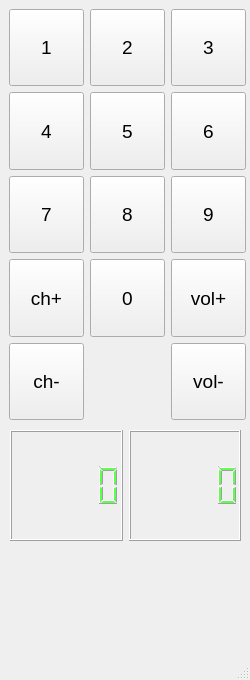
<?xml version="1.0" encoding="UTF-8"?>
<ui version="4.0">
 <class>MainWindow</class>
 <widget class="QMainWindow" name="MainWindow">
  <property name="geometry">
   <rect>
    <x>0</x>
    <y>0</y>
    <width>250</width>
    <height>680</height>
   </rect>
  </property>
  <property name="sizePolicy">
   <sizepolicy hsizetype="Fixed" vsizetype="Fixed">
    <horstretch>0</horstretch>
    <verstretch>0</verstretch>
   </sizepolicy>
  </property>
  <property name="windowTitle">
   <string>MainWindow</string>
  </property>
  <widget class="QWidget" name="centralwidget">
   <widget class="QWidget" name="gridLayoutWidget">
    <property name="geometry">
     <rect>
      <x>9</x>
      <y>9</y>
      <width>237</width>
      <height>411</height>
     </rect>
    </property>
    <layout class="QGridLayout" name="gridLayout">
     <item row="3" column="2">
      <widget class="QPushButton" name="pushButton_6">
       <property name="sizePolicy">
        <sizepolicy hsizetype="Expanding" vsizetype="Expanding">
         <horstretch>0</horstretch>
         <verstretch>0</verstretch>
        </sizepolicy>
       </property>
       <property name="font">
        <font>
         <pointsize>14</pointsize>
        </font>
       </property>
       <property name="text">
        <string>6</string>
       </property>
      </widget>
     </item>
     <item row="0" column="0">
      <widget class="QPushButton" name="pushButton">
       <property name="sizePolicy">
        <sizepolicy hsizetype="Expanding" vsizetype="Expanding">
         <horstretch>0</horstretch>
         <verstretch>0</verstretch>
        </sizepolicy>
       </property>
       <property name="font">
        <font>
         <pointsize>14</pointsize>
        </font>
       </property>
       <property name="text">
        <string>1</string>
       </property>
      </widget>
     </item>
     <item row="9" column="2">
      <widget class="QPushButton" name="pushButton_14">
       <property name="sizePolicy">
        <sizepolicy hsizetype="Expanding" vsizetype="Expanding">
         <horstretch>0</horstretch>
         <verstretch>0</verstretch>
        </sizepolicy>
       </property>
       <property name="font">
        <font>
         <pointsize>14</pointsize>
        </font>
       </property>
       <property name="text">
        <string>vol-</string>
       </property>
      </widget>
     </item>
     <item row="6" column="1">
      <widget class="QPushButton" name="pushButton_8">
       <property name="sizePolicy">
        <sizepolicy hsizetype="Expanding" vsizetype="Expanding">
         <horstretch>0</horstretch>
         <verstretch>0</verstretch>
        </sizepolicy>
       </property>
       <property name="font">
        <font>
         <pointsize>14</pointsize>
        </font>
       </property>
       <property name="text">
        <string>8</string>
       </property>
      </widget>
     </item>
     <item row="0" column="2">
      <widget class="QPushButton" name="pushButton_3">
       <property name="sizePolicy">
        <sizepolicy hsizetype="Expanding" vsizetype="Expanding">
         <horstretch>0</horstretch>
         <verstretch>0</verstretch>
        </sizepolicy>
       </property>
       <property name="font">
        <font>
         <pointsize>14</pointsize>
        </font>
       </property>
       <property name="text">
        <string>3</string>
       </property>
      </widget>
     </item>
     <item row="6" column="2">
      <widget class="QPushButton" name="pushButton_9">
       <property name="sizePolicy">
        <sizepolicy hsizetype="Expanding" vsizetype="Expanding">
         <horstretch>0</horstretch>
         <verstretch>0</verstretch>
        </sizepolicy>
       </property>
       <property name="font">
        <font>
         <pointsize>14</pointsize>
        </font>
       </property>
       <property name="text">
        <string>9</string>
       </property>
      </widget>
     </item>
     <item row="7" column="2">
      <widget class="QPushButton" name="pushButton_12">
       <property name="sizePolicy">
        <sizepolicy hsizetype="Expanding" vsizetype="Expanding">
         <horstretch>0</horstretch>
         <verstretch>0</verstretch>
        </sizepolicy>
       </property>
       <property name="font">
        <font>
         <pointsize>14</pointsize>
        </font>
       </property>
       <property name="text">
        <string>vol+</string>
       </property>
      </widget>
     </item>
     <item row="0" column="1">
      <widget class="QPushButton" name="pushButton_2">
       <property name="sizePolicy">
        <sizepolicy hsizetype="Expanding" vsizetype="Expanding">
         <horstretch>0</horstretch>
         <verstretch>0</verstretch>
        </sizepolicy>
       </property>
       <property name="font">
        <font>
         <pointsize>14</pointsize>
        </font>
       </property>
       <property name="text">
        <string>2</string>
       </property>
      </widget>
     </item>
     <item row="3" column="0">
      <widget class="QPushButton" name="pushButton_4">
       <property name="sizePolicy">
        <sizepolicy hsizetype="Expanding" vsizetype="Expanding">
         <horstretch>0</horstretch>
         <verstretch>0</verstretch>
        </sizepolicy>
       </property>
       <property name="font">
        <font>
         <pointsize>14</pointsize>
        </font>
       </property>
       <property name="text">
        <string>4</string>
       </property>
      </widget>
     </item>
     <item row="3" column="1">
      <widget class="QPushButton" name="pushButton_5">
       <property name="sizePolicy">
        <sizepolicy hsizetype="Expanding" vsizetype="Expanding">
         <horstretch>0</horstretch>
         <verstretch>0</verstretch>
        </sizepolicy>
       </property>
       <property name="font">
        <font>
         <pointsize>14</pointsize>
        </font>
       </property>
       <property name="text">
        <string>5</string>
       </property>
      </widget>
     </item>
     <item row="6" column="0">
      <widget class="QPushButton" name="pushButton_7">
       <property name="sizePolicy">
        <sizepolicy hsizetype="Expanding" vsizetype="Expanding">
         <horstretch>0</horstretch>
         <verstretch>0</verstretch>
        </sizepolicy>
       </property>
       <property name="font">
        <font>
         <pointsize>14</pointsize>
        </font>
       </property>
       <property name="text">
        <string>7</string>
       </property>
      </widget>
     </item>
     <item row="7" column="0">
      <widget class="QPushButton" name="pushButton_11">
       <property name="sizePolicy">
        <sizepolicy hsizetype="Expanding" vsizetype="Expanding">
         <horstretch>0</horstretch>
         <verstretch>0</verstretch>
        </sizepolicy>
       </property>
       <property name="font">
        <font>
         <pointsize>14</pointsize>
        </font>
       </property>
       <property name="text">
        <string>ch+</string>
       </property>
      </widget>
     </item>
     <item row="7" column="1">
      <widget class="QPushButton" name="pushButton_10">
       <property name="sizePolicy">
        <sizepolicy hsizetype="Expanding" vsizetype="Expanding">
         <horstretch>0</horstretch>
         <verstretch>0</verstretch>
        </sizepolicy>
       </property>
       <property name="font">
        <font>
         <pointsize>14</pointsize>
        </font>
       </property>
       <property name="text">
        <string>0</string>
       </property>
      </widget>
     </item>
     <item row="9" column="0">
      <widget class="QPushButton" name="pushButton_13">
       <property name="sizePolicy">
        <sizepolicy hsizetype="Expanding" vsizetype="Expanding">
         <horstretch>0</horstretch>
         <verstretch>0</verstretch>
        </sizepolicy>
       </property>
       <property name="font">
        <font>
         <pointsize>14</pointsize>
        </font>
       </property>
       <property name="text">
        <string>ch-</string>
       </property>
      </widget>
     </item>
    </layout>
   </widget>
   <widget class="QWidget" name="horizontalLayoutWidget">
    <property name="geometry">
     <rect>
      <x>10</x>
      <y>430</y>
      <width>231</width>
      <height>111</height>
     </rect>
    </property>
    <layout class="QHBoxLayout" name="horizontalLayout">
     <item>
      <widget class="QLCDNumber" name="lcdNumber_2">
       <property name="styleSheet">
        <string notr="true">color: rgb(92, 255, 73)</string>
       </property>
      </widget>
     </item>
     <item>
      <widget class="QLCDNumber" name="lcdNumber">
       <property name="styleSheet">
        <string notr="true">color: rgb(92, 255, 73)</string>
       </property>
      </widget>
     </item>
    </layout>
   </widget>
  </widget>
  <widget class="QMenuBar" name="menubar">
   <property name="geometry">
    <rect>
     <x>0</x>
     <y>0</y>
     <width>250</width>
     <height>24</height>
    </rect>
   </property>
  </widget>
  <widget class="QStatusBar" name="statusbar"/>
 </widget>
 <resources/>
 <connections>
  <connection>
   <sender>pushButton_13</sender>
   <signal>clicked()</signal>
   <receiver>MainWindow</receiver>
   <slot>chaneldown()</slot>
   <hints>
    <hint type="sourcelabel">
     <x>38</x>
     <y>429</y>
    </hint>
    <hint type="destinationlabel">
     <x>22</x>
     <y>574</y>
    </hint>
   </hints>
  </connection>
  <connection>
   <sender>pushButton_14</sender>
   <signal>clicked()</signal>
   <receiver>MainWindow</receiver>
   <slot>volumedown()</slot>
   <hints>
    <hint type="sourcelabel">
     <x>224</x>
     <y>428</y>
    </hint>
    <hint type="destinationlabel">
     <x>239</x>
     <y>575</y>
    </hint>
   </hints>
  </connection>
  <connection>
   <sender>pushButton_11</sender>
   <signal>clicked()</signal>
   <receiver>MainWindow</receiver>
   <slot>chanelup()</slot>
   <hints>
    <hint type="sourcelabel">
     <x>74</x>
     <y>344</y>
    </hint>
    <hint type="destinationlabel">
     <x>51</x>
     <y>574</y>
    </hint>
   </hints>
  </connection>
  <connection>
   <sender>pushButton_12</sender>
   <signal>clicked()</signal>
   <receiver>MainWindow</receiver>
   <slot>volumeup()</slot>
   <hints>
    <hint type="sourcelabel">
     <x>199</x>
     <y>349</y>
    </hint>
    <hint type="destinationlabel">
     <x>219</x>
     <y>575</y>
    </hint>
   </hints>
  </connection>
  <connection>
   <sender>pushButton_10</sender>
   <signal>clicked()</signal>
   <receiver>MainWindow</receiver>
   <slot>change0()</slot>
   <hints>
    <hint type="sourcelabel">
     <x>126</x>
     <y>349</y>
    </hint>
    <hint type="destinationlabel">
     <x>126</x>
     <y>570</y>
    </hint>
   </hints>
  </connection>
  <connection>
   <sender>pushButton_7</sender>
   <signal>clicked()</signal>
   <receiver>MainWindow</receiver>
   <slot>change7()</slot>
   <hints>
    <hint type="sourcelabel">
     <x>73</x>
     <y>265</y>
    </hint>
    <hint type="destinationlabel">
     <x>99</x>
     <y>573</y>
    </hint>
   </hints>
  </connection>
  <connection>
   <sender>pushButton_8</sender>
   <signal>clicked()</signal>
   <receiver>MainWindow</receiver>
   <slot>change8()</slot>
   <hints>
    <hint type="sourcelabel">
     <x>135</x>
     <y>254</y>
    </hint>
    <hint type="destinationlabel">
     <x>148</x>
     <y>591</y>
    </hint>
   </hints>
  </connection>
  <connection>
   <sender>pushButton_9</sender>
   <signal>clicked()</signal>
   <receiver>MainWindow</receiver>
   <slot>change9()</slot>
   <hints>
    <hint type="sourcelabel">
     <x>195</x>
     <y>257</y>
    </hint>
    <hint type="destinationlabel">
     <x>228</x>
     <y>602</y>
    </hint>
   </hints>
  </connection>
  <connection>
   <sender>pushButton_4</sender>
   <signal>clicked()</signal>
   <receiver>MainWindow</receiver>
   <slot>change4()</slot>
   <hints>
    <hint type="sourcelabel">
     <x>70</x>
     <y>175</y>
    </hint>
    <hint type="destinationlabel">
     <x>77</x>
     <y>602</y>
    </hint>
   </hints>
  </connection>
  <connection>
   <sender>pushButton_5</sender>
   <signal>clicked()</signal>
   <receiver>MainWindow</receiver>
   <slot>change5()</slot>
   <hints>
    <hint type="sourcelabel">
     <x>129</x>
     <y>185</y>
    </hint>
    <hint type="destinationlabel">
     <x>179</x>
     <y>610</y>
    </hint>
   </hints>
  </connection>
  <connection>
   <sender>pushButton_6</sender>
   <signal>clicked()</signal>
   <receiver>MainWindow</receiver>
   <slot>change6()</slot>
   <hints>
    <hint type="sourcelabel">
     <x>207</x>
     <y>182</y>
    </hint>
    <hint type="destinationlabel">
     <x>154</x>
     <y>623</y>
    </hint>
   </hints>
  </connection>
  <connection>
   <sender>pushButton</sender>
   <signal>clicked()</signal>
   <receiver>MainWindow</receiver>
   <slot>change1()</slot>
   <hints>
    <hint type="sourcelabel">
     <x>44</x>
     <y>86</y>
    </hint>
    <hint type="destinationlabel">
     <x>77</x>
     <y>28</y>
    </hint>
   </hints>
  </connection>
  <connection>
   <sender>pushButton_2</sender>
   <signal>clicked()</signal>
   <receiver>MainWindow</receiver>
   <slot>change2()</slot>
   <hints>
    <hint type="sourcelabel">
     <x>142</x>
     <y>70</y>
    </hint>
    <hint type="destinationlabel">
     <x>169</x>
     <y>27</y>
    </hint>
   </hints>
  </connection>
  <connection>
   <sender>pushButton_3</sender>
   <signal>clicked()</signal>
   <receiver>MainWindow</receiver>
   <slot>change3()</slot>
   <hints>
    <hint type="sourcelabel">
     <x>210</x>
     <y>64</y>
    </hint>
    <hint type="destinationlabel">
     <x>242</x>
     <y>27</y>
    </hint>
   </hints>
  </connection>
 </connections>
 <slots>
  <slot>change0()</slot>
  <slot>change1()</slot>
  <slot>change2()</slot>
  <slot>change3()</slot>
  <slot>change4()</slot>
  <slot>change5()</slot>
  <slot>change6()</slot>
  <slot>change7()</slot>
  <slot>change8()</slot>
  <slot>change9()</slot>
  <slot>chaneldown()</slot>
  <slot>chanelup()</slot>
  <slot>volumeup()</slot>
  <slot>volumedown()</slot>
 </slots>
</ui>
